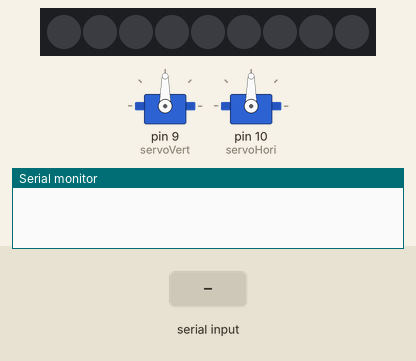
Simulated run of this sketch. Board: Arduino Uno, built with avr-gcc and run on an emulated ATmega328P. On the bench: 2 × servo, 9 RGB LEDs in strip order, left to right, the last lines printed to the serial monitor. The test bench sets the inputs (shaded band).

Above: at 1.2 s.
1.3 s: "v1\n" received over Serial
At 1.6 s:
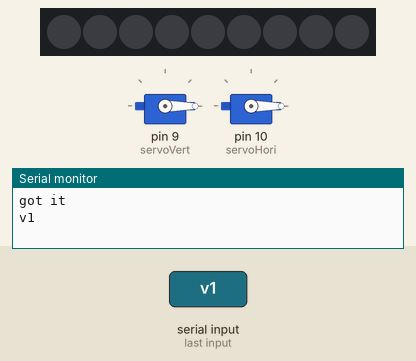
2.8 s: "90,45\n" received over Serial
At 4.0 s:
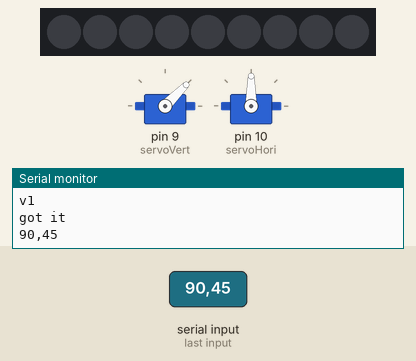
4.3 s: "90\n" received over Serial
At 5.0 s:
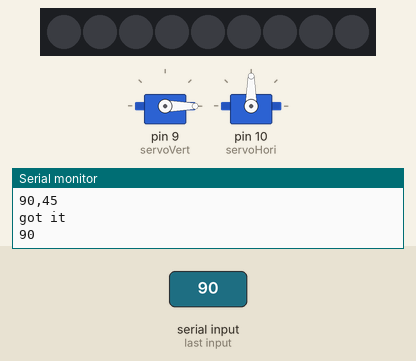
5.8 s: "1,90,45\n" received over Serial
At 6.4 s:
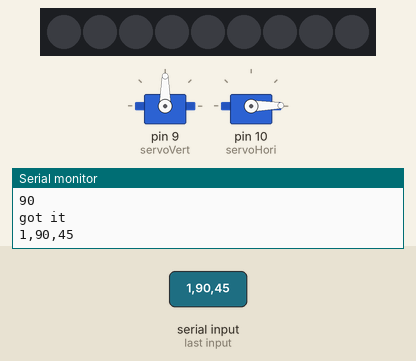
7.3 s: "30,150\n" received over Serial
At 8.5 s:
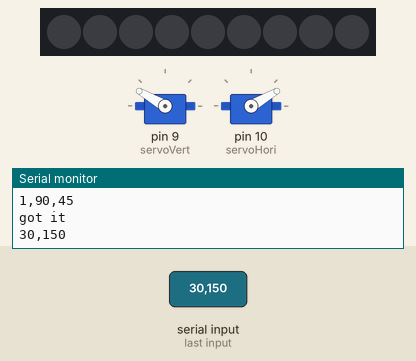
8.8 s: "200\n" received over Serial
At 9.6 s:
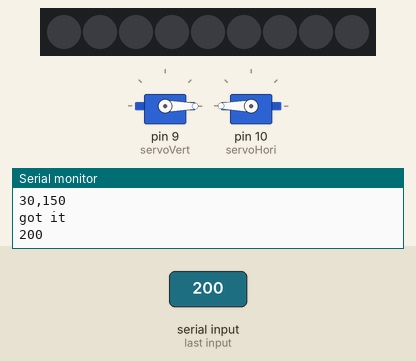
Timing chart, 0 to 11.3 s (numbered marks = the images above; inputs shaded):
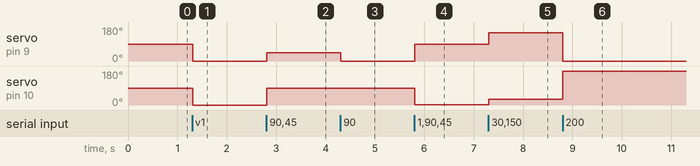

Measured:
- after the input at 1.3 s, servo on pin 9 (servoVert), servo on pin 10 (servoHori): 90° → 0° at once
- after the input at 2.8 s, servo on pin 9 (servoVert): 0° → 45° at once; servo on pin 10 (servoHori): 0° → 90° at once
- after the input at 4.3 s, servo on pin 9 (servoVert): 45° → 0° at once
- after the input at 5.8 s, servo on pin 9 (servoVert): 0° → 90° at once; servo on pin 10 (servoHori): 90° → 1° at once
- after the input at 7.3 s, servo on pin 9 (servoVert): 90° → 150° at once; servo on pin 10 (servoHori): 1° → 30° at once
- after the input at 8.8 s, servo on pin 9 (servoVert): 150° → 0° at once; servo on pin 10 (servoHori): 30° → 180° at once

The sketch:

tsServoDriver.ino
```cpp
#include <Servo.h>
#include "tsServoDriver.h"

// LED STUFF
// Library: https://github.com/adafruit/Adafruit_NeoPixel
// Tutorial: https://learn.adafruit.com/adafruit-neopixel-uberguide/arduino-library

#include <Adafruit_NeoPixel.h>

#define LEDPIN 11

// Servo calibration
#define VERT_MIN 70
#define HORI_MIN 85
#define VERT_MID 75
#define HORI_MID 130
#define VERT_MAX 125
#define HORI_MAX 180

#define OPENX
#define OPENY
// calculation of the vertical and horizontal ranges
#define VERT_RANGE (VERT_MAX - VERT_MIN)
#define HORI_RANGE (HORI_MAX - HORI_MIN)

// Parameter 1 = number of pixels in strip
// Parameter 2 = pin number (most are valid)
// Parameter 3 = pixel type flags, add together as needed:
// NEO_KHZ800 800 KHz bitstream (most NeoPixel products w/WS2812 LEDs)
// NEO_KHZ400 400 KHz (classic 'v1' (not v2) FLORA pixels, WS2811 drivers)
// NEO_GRB Pixels are wired for GRB bitstream (most NeoPixel products)
// NEO_RGB Pixels are wired for RGB bitstream (v1 FLORA pixels, not v2)
Adafruit_NeoPixel strip = Adafruit_NeoPixel(9, LEDPIN, NEO_GRB + NEO_KHZ800);

Servo servoVert;
Servo servoHori;

// serial communication setup variables for calibration
String strSerialInput = "";
boolean inputComplete = false;

// global offset variable
Coord offset(80, 0);
int up = 1;
int left = 1;

void setup()
{
  Serial.begin(9600);

  servoVert.attach(9);  // attaches the servo on pin 9 to the servo object
  servoHori.attach(10);  // attaches the servo on pin 10 to the servo object

  // LED setup
  strip.begin();
  strip.show(); // Initialize all pixels to 'off'
}

void loop()
{
  // LED stuff
  /*
  uint32_t red = strip.Color(255, 0, 0);
  uint32_t blue = strip.Color(0, 0, 255);
  uint32_t green = strip.Color(0, 255, 0);
  uint32_t white = strip.Color(255, 255, 255);
  strip.setPixelColor(0, white);
  strip.setPixelColor(1, white);
  strip.setPixelColor(2, white);
  strip.setPixelColor(3, white);
  strip.setPixelColor(4, white);
  strip.setPixelColor(5, white);
  strip.setPixelColor(6, white);
  strip.setPixelColor(7, white);
  strip.setPixelColor(8, white);
  strip.setBrightness(255);
  strip.show();
  */
  /*
  // This moves the plate from open to closed in every cycle.
  if (up == 1){
    up = 0;
    offset.setTo(0, 0);
  } else {
    up = 1;
    offset.setTo(255, 0);
  }
  */
  /*
  // This moves the plate like an old windows screensaver.
  if(offset.getY() >= 255) up = 0;
  if(offset.getX() >= 255) left = 0;
  if(offset.getY() <= 0) up = 1;
  if(offset.getX() <= 0) left = 1;

  if(up == 1){
    offset.incY();
  } else offset.decY();

  if(left == 1){
    offset.incX();
  } else offset.decX();
  */

  // Calibration program, calibrate via serial input
  ///*
  if (inputComplete) {
    String xInp = getValue(strSerialInput, ',', 0);
    String yInp = getValue(strSerialInput, ',', 1);
    offset.setX( xInp.toInt() );
    offset.setY( yInp.toInt() );
    Serial.println("got it");
    Serial.println(strSerialInput);
    strSerialInput = "";
    inputComplete = false;
    setServosAbsolute(offset);
  }
  //*/
  // do this every loop
  // setServos(offset);
  delay(5);
}

/**
 * Sets the servos to a given coodinate within the range from (0,0) to (255, 255).
 */
void setServos(Coord newPos)
{
  //Serial.println(newPos.getX());
  //Serial.println(newPos.getX()/255);
  Serial.println(round(( (float)newPos.getX()/255 ) * HORI_RANGE));
  int xOfRange = round(( (float)newPos.getX()/255 ) * HORI_RANGE);
  int yOfRange = round(( (float)newPos.getY()/255 ) * VERT_RANGE);
  setServosAbsolute(HORI_MIN + xOfRange, VERT_MIN + yOfRange);
}

/**
 * Sets the servos to a true value (between 0 and 180) even though that might
 * might be out of range for the actual setup.
 * @private
 */
void setServosAbsolute(Coord newPos)
{
  servoVert.write(newPos.getY());
  servoHori.write(newPos.getX());
}

/**
 * Sets the servos to a true value (between 0 and 180) even thgough that might
 * might be out of range for the actual setup.
 * @private
 */
void setServosAbsolute(int x, int y)
{
  servoVert.write(y);
  servoHori.write(x);
}

/*
  SerialEvent occurs whenever a new data comes in the
 hardware serial RX.  This routine is run between each
 time loop() runs, so using delay inside loop can delay
 response.  Multiple bytes of data may be available.
 */
void serialEvent() {
  while (Serial.available()) {
    // get the new byte:
    char inChar = (char)Serial.read();
    // add it to the inputString:
    strSerialInput += inChar;
    // if the incoming character is a newline, set a flag
    // so the main loop can do something about it:
    if (inChar == '\n') {
      inputComplete = true;
    }
  }
}

String getValue(String data, char separator, int index)
{
 int found = 0;
  int strIndex[] = {
0, -1  };
  int maxIndex = data.length()-1;
  for(int i=0; i<=maxIndex && found<=index; i++){
  if(data.charAt(i)==separator || i==maxIndex){
  found++;
  strIndex[0] = strIndex[1]+1;
  strIndex[1] = (i == maxIndex) ? i+1 : i;
  }
 }
  return found>index ? data.substring(strIndex[0], strIndex[1]) : "";
}
```

Coord.cpp
```cpp
/*
  Coord.cpp
*/

#include "Arduino.h"
#include "Coord.h"

Coord::Coord(int x, int y)
{
  _x = x;
  _y = y;
}

int Coord::getX()
{
  return _x;
}

int Coord::getY()
{
  return _y;
}

void Coord::incX()
{
  _x++;
}

void Coord::incY()
{
  _y++;
}

void Coord::decX()
{
  _x--;
}

void Coord::decY()
{
  _y--;
}

void Coord::setX(int x)
{
  _x = x;
}

void Coord::setY(int y)
{
  _y = y;
}

void Coord::setTo(int x, int y)
{
  _x = x;
  _y = y;
}
```

Coord.h
```cpp
/*
  ServoPai.h
*/
#ifndef Coord_h
#define Coord_h

#include "Arduino.h"

class Coord
{
  public:
    Coord(int x, int y);
    void incX();
    void incY();
    void decX();
    void decY();
    void setX(int x);
    void setY(int y);
    void setTo(int x, int y);
    void setStandard(int x, int y);
    int getX();
    int getY();
  private:
    int _x;
    int _y;
};

#endif
```

tsServoDriver.h
```cpp
#ifndef tsServoDriver_h
#define tsServoDriver_h

#include"Arduino.h"
#include "Coord.h"

void setServos(Coord newPos);

#endif
```
